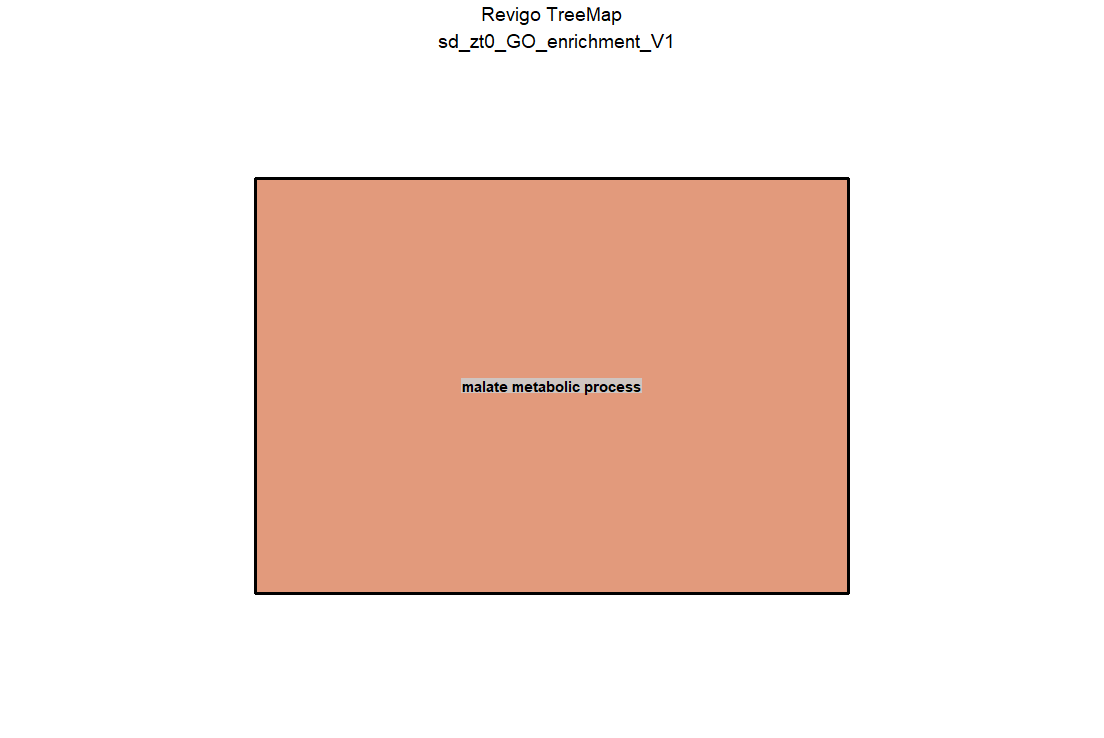

Here is the R script that generated this plot:
# A treemap R script produced by the Revigo server at http://revigo.irb.hr/
# If you found Revigo useful in your work, please cite the following reference:
# Supek F et al. "REVIGO summarizes and visualizes long lists of Gene Ontology
# terms" PLoS ONE 2011. doi:10.1371/journal.pone.0021800

# author: Anton Kratz <anton.kratz@gmail.com>, RIKEN Omics Science Center, Functional Genomics Technology Team, Japan
# created: Fri, Nov 02, 2012  7:25:52 PM
# last change: Fri, Nov 09, 2012  3:20:01 PM

# -----------------------------------------------------------------------------
# If you don't have the treemap package installed, uncomment the following line:
# install.packages( "treemap" );
library(treemap) 								# treemap package by Martijn Tennekes

# Set the working directory if necessary
# setwd("C:/Users/username/workingdir");

# --------------------------------------------------------------------------
# Here is your data from Revigo. Scroll down for plot configuration options.

revigo.names <- c("term_ID","description","frequency","uniqueness","dispensability","representative");
revigo.data <- rbind(c("GO:0006108","malate metabolic process",0.054951831581367426,1,0,"malate metabolic process"));

stuff <- data.frame(revigo.data);
names(stuff) <- revigo.names;

stuff$frequency <- as.numeric( as.character(stuff$frequency) );
stuff$uniqueness <- as.numeric( as.character(stuff$uniqueness) );
stuff$dispensability <- as.numeric( as.character(stuff$dispensability) );


# check the tmPlot command documentation for all possible parameters - there are a lot more
treemap(
  stuff,
  index = c("representative","description"),
  vSize = "uniqueness",
  type = "categorical",
  vColor = "representative",
  title = "Revigo TreeMap
  sd_zt0_GO_enrichment_V1",
  inflate.labels = FALSE,      # set this to TRUE for space-filling group labels - good for posters
  lowerbound.cex.labels = 0,   # try to draw as many labels as possible (still, some small squares may not get a label)
  position.legend = "none"
)

dev.off()
